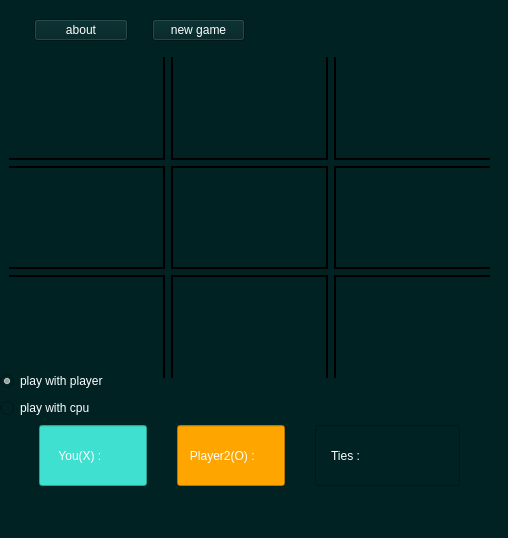
<?xml version="1.0" encoding="UTF-8"?>
<ui version="4.0">
 <class>MainWindow</class>
 <widget class="QMainWindow" name="MainWindow">
  <property name="geometry">
   <rect>
    <x>0</x>
    <y>0</y>
    <width>508</width>
    <height>538</height>
   </rect>
  </property>
  <property name="font">
   <font>
    <pointsize>35</pointsize>
    <kerning>true</kerning>
   </font>
  </property>
  <property name="windowTitle">
   <string>MainWindow</string>
  </property>
  <property name="styleSheet">
   <string notr="true">background-color : #002223;</string>
  </property>
  <widget class="QWidget" name="centralwidget">
   <property name="sizePolicy">
    <sizepolicy hsizetype="Expanding" vsizetype="Expanding">
     <horstretch>0</horstretch>
     <verstretch>0</verstretch>
    </sizepolicy>
   </property>
   <property name="autoFillBackground">
    <bool>false</bool>
   </property>
   <widget class="QWidget" name="boared_widget" native="true">
    <property name="geometry">
     <rect>
      <x>9</x>
      <y>57</y>
      <width>481</width>
      <height>321</height>
     </rect>
    </property>
    <layout class="QGridLayout" name="game_bar">
     <item row="2" column="2">
      <widget class="QPushButton" name="btn_9">
       <property name="sizePolicy">
        <sizepolicy hsizetype="Expanding" vsizetype="Expanding">
         <horstretch>0</horstretch>
         <verstretch>0</verstretch>
        </sizepolicy>
       </property>
       <property name="font">
        <font>
         <pointsize>-1</pointsize>
         <bold>true</bold>
        </font>
       </property>
       <property name="styleSheet">
        <string notr="true">font-size: 32px;
font-weight: bold;
background-color: transparent;
border: 2px solid #ffffff;
border-top: 2px solid black;
border-left: 2px solid black;
border-right: none;
border-bottom: none;
</string>
       </property>
       <property name="text">
        <string/>
       </property>
       <property name="autoRepeatDelay">
        <number>100</number>
       </property>
      </widget>
     </item>
     <item row="0" column="0">
      <widget class="QPushButton" name="btn_1">
       <property name="sizePolicy">
        <sizepolicy hsizetype="Expanding" vsizetype="Expanding">
         <horstretch>0</horstretch>
         <verstretch>0</verstretch>
        </sizepolicy>
       </property>
       <property name="font">
        <font>
         <pointsize>-1</pointsize>
         <bold>true</bold>
        </font>
       </property>
       <property name="styleSheet">
        <string notr="true">font-size: 32px;
font-weight: bold;
background-color: transparent;
border: 2px solid #ffffff;
border-top: none;
border-left: none;
border-right: 2px solid black;
border-bottom: 2px solid black;
</string>
       </property>
       <property name="text">
        <string/>
       </property>
       <property name="autoRepeatDelay">
        <number>100</number>
       </property>
      </widget>
     </item>
     <item row="1" column="2">
      <widget class="QPushButton" name="btn_6">
       <property name="sizePolicy">
        <sizepolicy hsizetype="Expanding" vsizetype="Expanding">
         <horstretch>0</horstretch>
         <verstretch>0</verstretch>
        </sizepolicy>
       </property>
       <property name="font">
        <font>
         <pointsize>-1</pointsize>
         <bold>true</bold>
        </font>
       </property>
       <property name="styleSheet">
        <string notr="true">font-size: 32px;
font-weight: bold;
background-color: transparent;
border: 2px solid #ffffff;
border-top: 2px solid black;
border-left: 2px solid black;
border-right: none;
border-bottom: 2px solid black;
</string>
       </property>
       <property name="text">
        <string/>
       </property>
       <property name="autoRepeatDelay">
        <number>100</number>
       </property>
      </widget>
     </item>
     <item row="0" column="1">
      <widget class="QPushButton" name="btn_2">
       <property name="sizePolicy">
        <sizepolicy hsizetype="Expanding" vsizetype="Expanding">
         <horstretch>0</horstretch>
         <verstretch>0</verstretch>
        </sizepolicy>
       </property>
       <property name="font">
        <font>
         <pointsize>-1</pointsize>
         <bold>true</bold>
        </font>
       </property>
       <property name="styleSheet">
        <string notr="true">font-size: 32px;
font-weight: bold;
background-color: transparent;
border: 2px solid #ffffff;
border-top: none;
border-left: 2px solid black;
border-right: 2px solid black;
border-bottom: 2px solid black;
</string>
       </property>
       <property name="text">
        <string/>
       </property>
       <property name="autoRepeatDelay">
        <number>100</number>
       </property>
      </widget>
     </item>
     <item row="1" column="1">
      <widget class="QPushButton" name="btn_5">
       <property name="sizePolicy">
        <sizepolicy hsizetype="Expanding" vsizetype="Expanding">
         <horstretch>0</horstretch>
         <verstretch>0</verstretch>
        </sizepolicy>
       </property>
       <property name="font">
        <font>
         <pointsize>-1</pointsize>
         <bold>true</bold>
        </font>
       </property>
       <property name="styleSheet">
        <string notr="true">font-size: 32px;
font-weight: bold;
background-color: transparent;
border: 2px solid #ffffff;
border-top: 2px solid black;
border-left: 2px solid black;
border-right: 2px solid black;
border-bottom: 2px solid black;
</string>
       </property>
       <property name="text">
        <string/>
       </property>
       <property name="autoRepeatDelay">
        <number>100</number>
       </property>
      </widget>
     </item>
     <item row="2" column="0">
      <widget class="QPushButton" name="btn_7">
       <property name="sizePolicy">
        <sizepolicy hsizetype="Expanding" vsizetype="Expanding">
         <horstretch>0</horstretch>
         <verstretch>0</verstretch>
        </sizepolicy>
       </property>
       <property name="font">
        <font>
         <pointsize>-1</pointsize>
         <bold>true</bold>
        </font>
       </property>
       <property name="styleSheet">
        <string notr="true">font-size: 32px;
font-weight: bold;
background-color: transparent;
border: 2px solid #ffffff;
border-top: 2px solid black;
border-left: none;
border-right: 2px solid black;
border-bottom: none;
</string>
       </property>
       <property name="text">
        <string/>
       </property>
       <property name="autoRepeatDelay">
        <number>100</number>
       </property>
      </widget>
     </item>
     <item row="1" column="0">
      <widget class="QPushButton" name="btn_4">
       <property name="sizePolicy">
        <sizepolicy hsizetype="Expanding" vsizetype="Expanding">
         <horstretch>0</horstretch>
         <verstretch>0</verstretch>
        </sizepolicy>
       </property>
       <property name="font">
        <font>
         <pointsize>-1</pointsize>
         <bold>true</bold>
        </font>
       </property>
       <property name="styleSheet">
        <string notr="true">font-size: 32px;
font-weight: bold;
background-color: transparent;
border: 2px solid #ffffff;
border-top: 2px solid black;
border-left: none;
border-right: 2px solid black;
border-bottom: 2px solid black;</string>
       </property>
       <property name="text">
        <string/>
       </property>
       <property name="autoRepeatDelay">
        <number>100</number>
       </property>
      </widget>
     </item>
     <item row="0" column="2">
      <widget class="QPushButton" name="btn_3">
       <property name="sizePolicy">
        <sizepolicy hsizetype="Expanding" vsizetype="Expanding">
         <horstretch>0</horstretch>
         <verstretch>0</verstretch>
        </sizepolicy>
       </property>
       <property name="font">
        <font>
         <pointsize>-1</pointsize>
         <bold>true</bold>
        </font>
       </property>
       <property name="styleSheet">
        <string notr="true">font-size: 32px;
font-weight: bold;
background-color: transparent;
border: 2px solid #ffffff;
border-top: none;
border-left: 2px solid black;
border-right: none;
border-bottom: 2px solid black;
</string>
       </property>
       <property name="text">
        <string/>
       </property>
       <property name="autoRepeatDelay">
        <number>100</number>
       </property>
      </widget>
     </item>
     <item row="2" column="1">
      <widget class="QPushButton" name="btn_8">
       <property name="sizePolicy">
        <sizepolicy hsizetype="Expanding" vsizetype="Expanding">
         <horstretch>0</horstretch>
         <verstretch>0</verstretch>
        </sizepolicy>
       </property>
       <property name="font">
        <font>
         <pointsize>-1</pointsize>
         <bold>true</bold>
        </font>
       </property>
       <property name="styleSheet">
        <string notr="true">font-size: 32px;
font-weight: bold;
background-color: transparent;
border: 2px solid #ffffff;
border-top: 2px solid black;
border-left: 2px solid black;
border-right: 2px solid black;
border-bottom: none;
</string>
       </property>
       <property name="text">
        <string/>
       </property>
       <property name="autoRepeatDelay">
        <number>100</number>
       </property>
      </widget>
     </item>
    </layout>
   </widget>
   <widget class="QWidget" name="sidebar_widget" native="true">
    <property name="geometry">
     <rect>
      <x>9</x>
      <y>9</y>
      <width>481</width>
      <height>42</height>
     </rect>
    </property>
    <layout class="QHBoxLayout" name="top_bar">
     <property name="spacing">
      <number>24</number>
     </property>
     <property name="leftMargin">
      <number>25</number>
     </property>
     <property name="rightMargin">
      <number>245</number>
     </property>
     <item>
      <widget class="QPushButton" name="about">
       <property name="styleSheet">
        <string notr="true">color:white;
border-bottom: none;</string>
       </property>
       <property name="text">
        <string>about</string>
       </property>
      </widget>
     </item>
     <item>
      <widget class="QPushButton" name="new_game">
       <property name="styleSheet">
        <string notr="true">color:white;</string>
       </property>
       <property name="text">
        <string>new game</string>
       </property>
      </widget>
     </item>
    </layout>
   </widget>
   <widget class="QWidget" name="widget" native="true">
    <property name="geometry">
     <rect>
      <x>9</x>
      <y>425</y>
      <width>481</width>
      <height>61</height>
     </rect>
    </property>
    <property name="sizePolicy">
     <sizepolicy hsizetype="Preferred" vsizetype="Fixed">
      <horstretch>0</horstretch>
      <verstretch>0</verstretch>
     </sizepolicy>
    </property>
    <layout class="QHBoxLayout" name="score_bar">
     <property name="spacing">
      <number>30</number>
     </property>
     <property name="leftMargin">
      <number>30</number>
     </property>
     <property name="rightMargin">
      <number>30</number>
     </property>
     <item>
      <widget class="QLineEdit" name="player1_score">
       <property name="sizePolicy">
        <sizepolicy hsizetype="Minimum" vsizetype="Minimum">
         <horstretch>0</horstretch>
         <verstretch>0</verstretch>
        </sizepolicy>
       </property>
       <property name="styleSheet">
        <string notr="true">color:white;
background-color : #40E0D0;</string>
       </property>
       <property name="text">
        <string>     You(X) : </string>
       </property>
      </widget>
     </item>
     <item>
      <widget class="QLineEdit" name="cpu">
       <property name="sizePolicy">
        <sizepolicy hsizetype="Preferred" vsizetype="Preferred">
         <horstretch>0</horstretch>
         <verstretch>0</verstretch>
        </sizepolicy>
       </property>
       <property name="styleSheet">
        <string notr="true">color: white;
background-color:orange;</string>
       </property>
       <property name="text">
        <string>   Player2(O) : </string>
       </property>
      </widget>
     </item>
     <item>
      <widget class="QLineEdit" name="tie">
       <property name="sizePolicy">
        <sizepolicy hsizetype="Expanding" vsizetype="Expanding">
         <horstretch>0</horstretch>
         <verstretch>0</verstretch>
        </sizepolicy>
       </property>
       <property name="styleSheet">
        <string notr="true">color: white;</string>
       </property>
       <property name="text">
        <string>    Ties :</string>
       </property>
      </widget>
     </item>
    </layout>
   </widget>
   <widget class="QWidget" name="widget_2" native="true">
    <property name="geometry">
     <rect>
      <x>0</x>
      <y>370</y>
      <width>125</width>
      <height>51</height>
     </rect>
    </property>
    <layout class="QVBoxLayout" name="game_mode_bar">
     <item>
      <widget class="QRadioButton" name="tow_player">
       <property name="enabled">
        <bool>true</bool>
       </property>
       <property name="styleSheet">
        <string notr="true">color:white;</string>
       </property>
       <property name="text">
        <string>play with player</string>
       </property>
       <property name="iconSize">
        <size>
         <width>27</width>
         <height>25</height>
        </size>
       </property>
       <property name="checked">
        <bool>true</bool>
       </property>
      </widget>
     </item>
     <item>
      <widget class="QRadioButton" name="vs_cpu">
       <property name="enabled">
        <bool>true</bool>
       </property>
       <property name="styleSheet">
        <string notr="true">color:white;
</string>
       </property>
       <property name="text">
        <string>play with cpu</string>
       </property>
      </widget>
     </item>
    </layout>
   </widget>
  </widget>
  <widget class="QMenuBar" name="menubar">
   <property name="geometry">
    <rect>
     <x>0</x>
     <y>0</y>
     <width>508</width>
     <height>22</height>
    </rect>
   </property>
  </widget>
  <widget class="QStatusBar" name="statusbar"/>
 </widget>
 <resources/>
 <connections/>
</ui>
